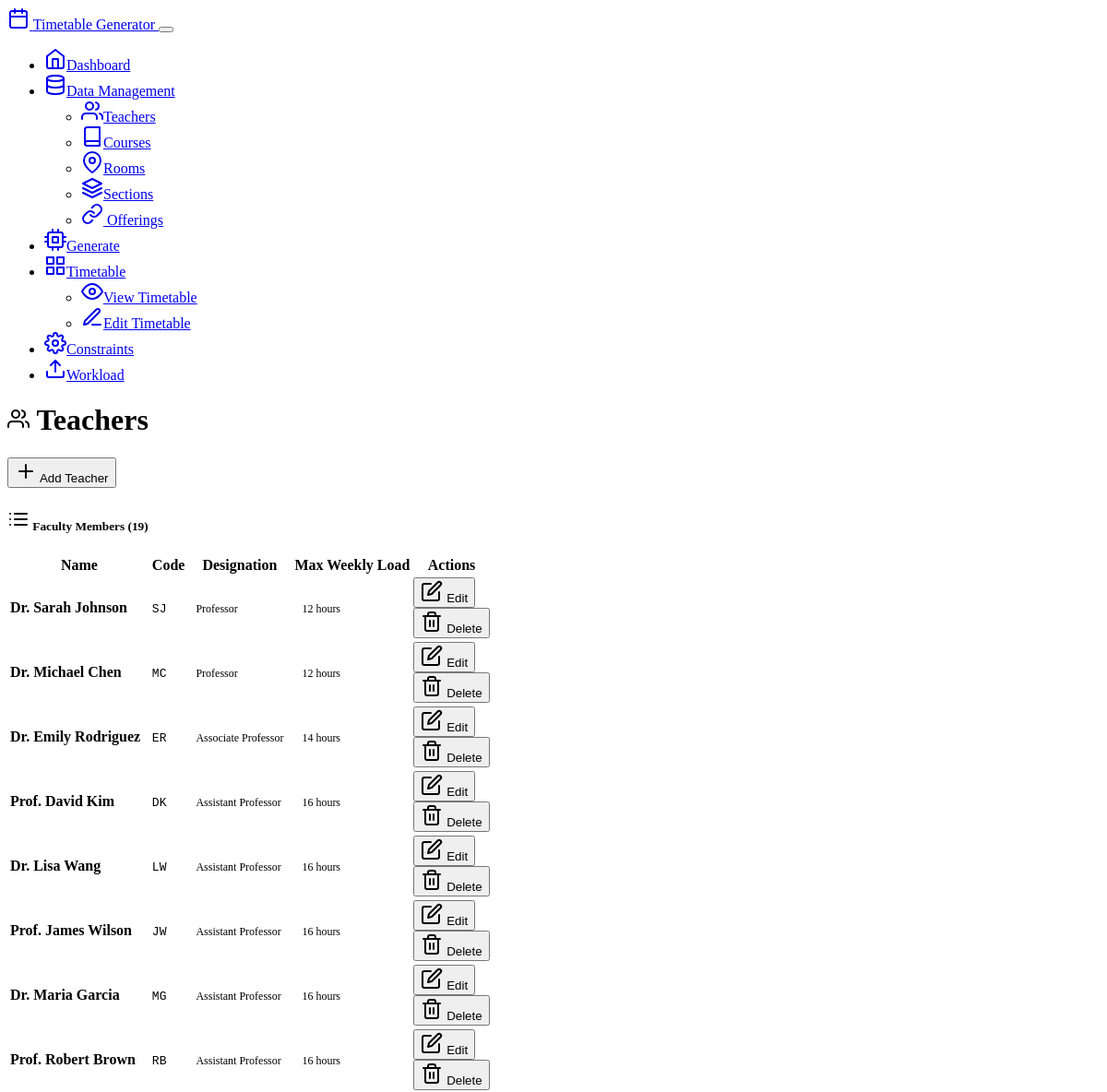
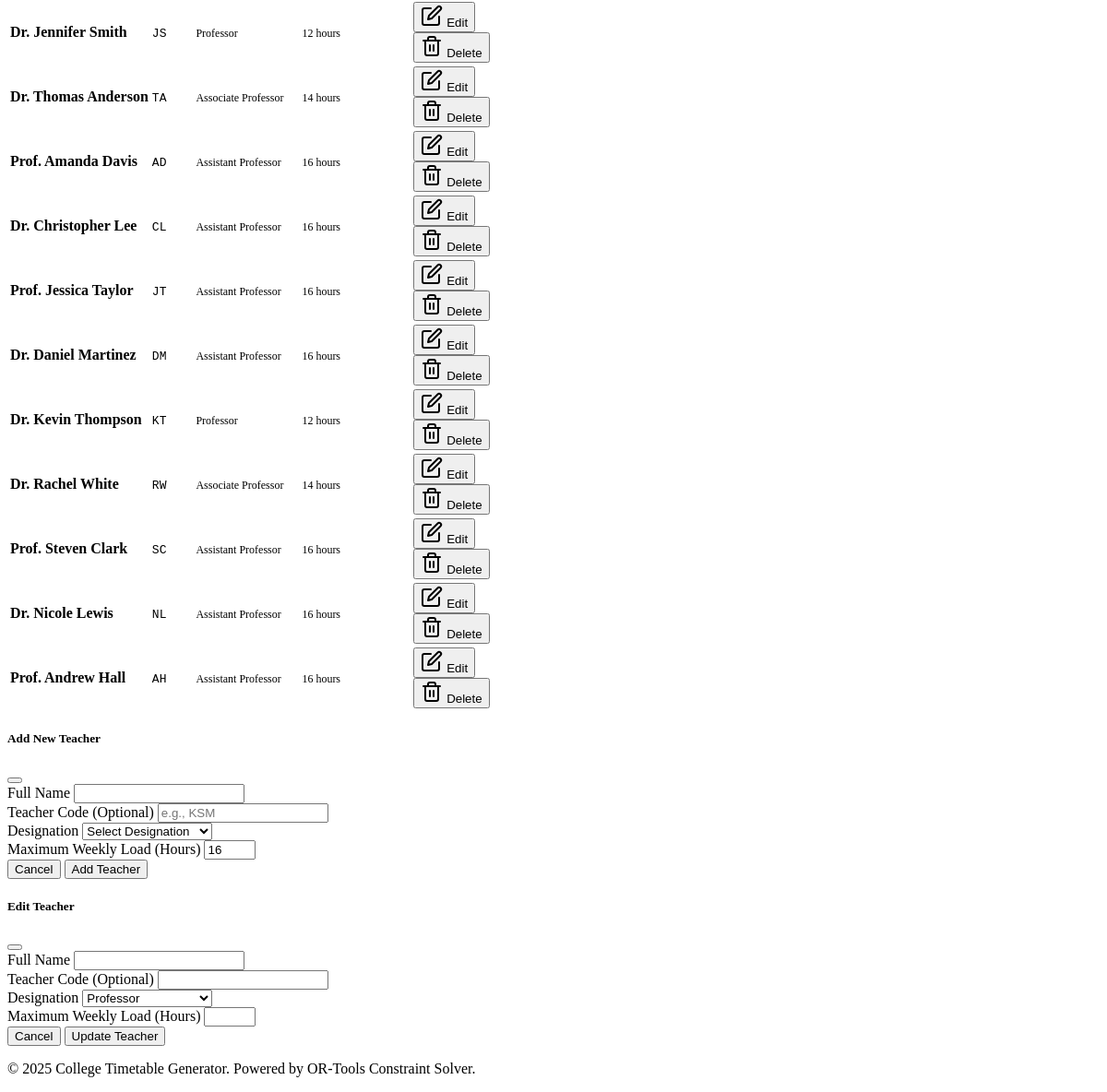
The page /teachers on the database its author committed (2 pictures, top to bottom).
### collage_timetable/TimeTableAI/models.py (models this page shows, shortened)
class Teacher(db.Model):
    __tablename__ = 'teachers'
    id = db.Column(db.Integer, primary_key=True)
    name = db.Column(db.String(100), nullable=False)
    code = db.Column(db.String(20), unique=True)  # Optional faculty code
    designation = db.Column(db.String(50), nullable=False)  # Professor, AP Stage-I, etc.
    max_weekly_load = db.Column(db.Integer, default=16)  # Maximum weekly teaching hours
    is_active = db.Column(db.Boolean, default=True)
    offerings = relationship("Offering", back_populates="teacher")
    availabilities = relationship("TeacherAvailability", back_populates="teacher", cascade="all, delete-orphan")

### collage_timetable/TimeTableAI/routes.py (the view)
@app.route('/teachers')
def teachers():
    teachers_list = Teacher.query.filter_by(is_active=True).all()
    return render_template('teachers.html', teachers=teachers_list)

### collage_timetable/TimeTableAI/templates/teachers.html (shortened to what this page needs)
{% extends "base.html" %}
{% block content %}
<div class="row">
    <div class="col-12">
        <div class="d-flex justify-content-between align-items-center mb-4">
            <h1 class="display-4">
                <i data-feather="users" class="me-3"></i>
                Teachers
            </h1>
            <button class="btn btn-primary" data-bs-toggle="modal" data-bs-target="#addTeacherModal">
                <i data-feather="plus" class="me-2"></i>
                Add Teacher
            </button>
        </div>
    </div>
</div>
<div class="row">
    <div class="col-12">
        <div class="card">
            <div class="card-header">
                <h5 class="card-title mb-0">
                    <i data-feather="list" class="me-2"></i>
                    Faculty Members ({{ teachers|length }})
                </h5>
            </div>
            <div class="card-body">
                {% if teachers %}
                    <div class="table-responsive">
                        <table class="table table-striped">
                            <thead>
                                <tr>
                                    <th>Name</th>
                                    <th>Code</th>
                                    <th>Designation</th>
                                    <th>Max Weekly Load</th>
                                    <th>Actions</th>
                                </tr>
                            </thead>
                            <tbody>
                                {% for teacher in teachers %}
                                <tr>
                                    <td>
                                        <strong>{{ teacher.name }}</strong>
                                    </td>
                                    <td>
                                        <code>{{ teacher.code or 'N/A' }}</code>
                                    </td>
                                    <td>
                                        <span class="badge bg-secondary">{{ teacher.designation }}</span>
                                    </td>
                                    <td>
                                        <span class="badge bg-info">{{ teacher.max_weekly_load }} hours</span>
                                    </td>
                                    <td>
                                        <button class="btn btn-sm btn-outline-primary" onclick="editTeacher({{ teacher.id }}, '{{ teacher.name }}', '{{ teacher.code }}', '{{ teacher.designation }}', {{ teacher.max_weekly_load }})">
                                            <i data-feather="edit" class="me-1"></i>
                                            Edit
                                        </button>
                                        <form method="POST" action="{{ url_for('delete_teacher', teacher_id=teacher.id) }}" class="d-inline" onsubmit="return confirm('Are you sure you want to delete this teacher?')">
                                            <button type="submit" class="btn btn-sm btn-outline-danger">
                                                <i data-feather="trash-2" class="me-1"></i>
                                                Delete
                                            </button>
                                        </form>
                                    </td>
                                </tr>
                                {% endfor %}
                            </tbody>
                        </table>
                    </div>
                {% endif %}
            </div>
        </div>
    </div>
</div>
<div class="modal fade" id="addTeacherModal" tabindex="-1">
    <div class="modal-dialog">
        <div class="modal-content">
            <div class="modal-header">
                <h5 class="modal-title">Add New Teacher</h5>
                <button type="button" class="btn-close" data-bs-dismiss="modal"></button>
            </div>
            <form method="POST" action="{{ url_for('add_teacher') }}">
                <div class="modal-body">
                    <div class="mb-3">
                        <label for="name" class="form-label">Full Name</label>
                        <input type="text" class="form-control" id="name" name="name" required>
                    </div>
                    <div class="mb-3">
                        <label for="code" class="form-label">Teacher Code (Optional)</label>
                        <input type="text" class="form-control" id="code" name="code" placeholder="e.g., KSM">
                    </div>
                    <div class="mb-3">
                        <label for="designation" class="form-label">Designation</label>
                        <select class="form-select" id="designation" name="designation" required>
                            <option value="">Select Designation</option>
                        </select>
                    </div>
                    <div class="mb-3">
                        <label for="max_weekly_load" class="form-label">Maximum Weekly Load (Hours)</label>
                        <input type="number" class="form-control" id="max_weekly_load" name="max_weekly_load" value="16" min="1" max="40">
                    </div>
                </div>
                <div class="modal-footer">
                    <button type="button" class="btn btn-secondary" data-bs-dismiss="modal">Cancel</button>
                    <button type="submit" class="btn btn-primary">Add Teacher</button>
                </div>
            </form>
        </div>
    </div>
</div>
<div class="modal fade" id="editTeacherModal" tabindex="-1">
    <div class="modal-dialog">
        <div class="modal-content">
            <div class="modal-header">
                <h5 class="modal-title">Edit Teacher</h5>
                <button type="button" class="btn-close" data-bs-dismiss="modal"></button>
            </div>
            <form method="POST" id="editTeacherForm">
                <div class="modal-body">
                    <div class="mb-3">
                        <label for="edit_name" class="form-label">Full Name</label>
                        <input type="text" class="form-control" id="edit_name" name="name" required>
                    </div>
                    <div class="mb-3">
                        <label for="edit_code" class="form-label">Teacher Code (Optional)</label>
                        <input type="text" class="form-control" id="edit_code" name="code">
                    </div>
                    <div class="mb-3">
                        <label for="edit_designation" class="form-label">Designation</label>
                        <select class="form-select" id="edit_designation" name="designation" required>
                            <option value="Professor">Professor</option>
                        </select>
                    </div>
                    <div class="mb-3">
                        <label for="edit_max_weekly_load" class="form-label">Maximum Weekly Load (Hours)</label>
                        <input type="number" class="form-control" id="edit_max_weekly_load" name="max_weekly_load" min="1" max="40">
                    </div>
                </div>
                <div class="modal-footer">
                    <button type="button" class="btn btn-secondary" data-bs-dismiss="modal">Cancel</button>
                    <button type="submit" class="btn btn-primary">Update Teacher</button>
                </div>
            </form>
        </div>
    </div>
</div>
{% endblock %}

### collage_timetable/TimeTableAI/templates/base.html (shortened to what this page needs)
<!DOCTYPE html>
<html lang="en" data-bs-theme="dark">
<head>
    <link href="https://cdn.replit.com/agent/bootstrap-agent-dark-theme.min.css" rel="stylesheet">
    <link href="https://cdnjs.cloudflare.com/ajax/libs/dragula/3.7.3/dragula.min.css" rel="stylesheet">
    <link href="{{ url_for('static', filename='css/style.css') }}" rel="stylesheet">
</head>
<body>
    <nav class="navbar navbar-expand-lg navbar-dark bg-dark">
        <div class="container">
            <a class="navbar-brand" href="{{ url_for('index') }}">
                <i data-feather="calendar" class="me-2"></i>
                Timetable Generator
            </a>
            <button class="navbar-toggler" type="button" data-bs-toggle="collapse" data-bs-target="#navbarNav">
            </button>
            <div class="collapse navbar-collapse" id="navbarNav">
                <ul class="navbar-nav me-auto">
                    <li class="nav-item">
                        <a class="nav-link" href="{{ url_for('index') }}">
                            <i data-feather="home" class="me-1"></i>Dashboard
                        </a>
                    </li>
                    <li class="nav-item dropdown">
                        <a class="nav-link dropdown-toggle" href="#" id="dataDropdown" role="button" data-bs-toggle="dropdown">
                            <i data-feather="database" class="me-1"></i>Data Management
                        </a>
                        <ul class="dropdown-menu">
                            <li><a class="dropdown-item" href="{{ url_for('teachers') }}">
                                <i data-feather="users" class="me-1"></i>Teachers
                            </a></li>
                            <li><a class="dropdown-item" href="{{ url_for('courses') }}">
                                <i data-feather="book" class="me-1"></i>Courses
                            </a></li>
                            <li><a class="dropdown-item" href="{{ url_for('rooms') }}">
                                <i data-feather="map-pin" class="me-1"></i>Rooms
                            </a></li>
                            <li><a class="dropdown-item" href="{{ url_for('sections') }}">
                                <i data-feather="layers" class="me-1"></i>Sections
                            </a></li>
                            <li><a class="dropdown-item" href="{{ url_for('offerings') }}">
                                <i data-feather="link" class="me-2"></i>
                                Offerings
                            </a></li>
                        </ul>
                    </li>
                    <li class="nav-item">
                        <a class="nav-link" href="{{ url_for('generate_page') }}">
                            <i data-feather="cpu" class="me-1"></i>Generate
                        </a>
                    </li>
                    <li class="nav-item dropdown">
                        <a class="nav-link dropdown-toggle" href="#" id="timetableDropdown" role="button" data-bs-toggle="dropdown">
                            <i data-feather="grid" class="me-1"></i>Timetable
                        </a>
                        <ul class="dropdown-menu">
                            <li><a class="dropdown-item" href="{{ url_for('timetable') }}">
                                <i data-feather="eye" class="me-1"></i>View Timetable
                            </a></li>
                            <li><a class="dropdown-item" href="{{ url_for('timetable_edit') }}">
                                <i data-feather="edit-3" class="me-1"></i>Edit Timetable
                            </a></li>
                        </ul>
                    </li>
                    <li class="nav-item">
                        <a class="nav-link" href="{{ url_for('constraints') }}">
                            <i data-feather="settings" class="me-1"></i>Constraints
                        </a>
                    </li>
                    <li class="nav-item">
                        <a class="nav-link" href="{{ url_for('workload_upload') }}">
                            <i data-feather="upload" class="me-1"></i>Workload
                        </a>
                    </li>
                </ul>
            </div>
        </div>
    </nav>
    <main class="container my-4">
        {% block content %}{% endblock %}
    </main>
    <footer class="bg-dark text-light py-4 mt-5">
        <div class="container text-center">
            <p>&copy; 2025 College Timetable Generator. Powered by OR-Tools Constraint Solver.</p>
        </div>
    </footer>
</body>
</html>

### collage_timetable/TimeTableAI/static/css/style.css (style rules this page uses)
.modal-body { max-height: 70vh; overflow-y: auto; }
.table-responsive { border-radius: 0.375rem; }
.card-header { border-bottom: 2px solid var(--bs-border-color); }
.card-header .card-title { font-weight: 600; }
.badge { font-size: 0.75rem; padding: 0.375rem 0.5rem; }
footer { margin-top: auto; }
.card { animation: fadeIn 0.3s ease-out; }

### rows shown on the page
Teacher: name "Dr. Sarah Johnson", code "SJ", designation "Professor", max_weekly_load "12"
Teacher: name "Dr. Michael Chen", code "MC", designation "Professor", max_weekly_load "12"
Teacher: name "Dr. Emily Rodriguez", code "ER", designation "Associate Professor", max_weekly_load "14"
Teacher: name "Prof. David Kim", code "DK", designation "Assistant Professor", max_weekly_load "16"
Teacher: name "Dr. Lisa Wang", code "LW", designation "Assistant Professor", max_weekly_load "16"
Teacher: name "Prof. James Wilson", code "JW", designation "Assistant Professor", max_weekly_load "16"
Teacher: name "Dr. Maria Garcia", code "MG", designation "Assistant Professor", max_weekly_load "16"
Teacher: name "Prof. Robert Brown", code "RB", designation "Assistant Professor", max_weekly_load "16"
Teacher: name "Dr. Jennifer Smith", code "JS", designation "Professor", max_weekly_load "12"
Teacher: name "Dr. Thomas Anderson", code "TA", designation "Associate Professor", max_weekly_load "14"
Teacher: name "Prof. Amanda Davis", code "AD", designation "Assistant Professor", max_weekly_load "16"
Teacher: name "Dr. Christopher Lee", code "CL", designation "Assistant Professor", max_weekly_load "16"
Teacher: name "Prof. Jessica Taylor", code "JT", designation "Assistant Professor", max_weekly_load "16"
Teacher: name "Dr. Daniel Martinez", code "DM", designation "Assistant Professor", max_weekly_load "16"
Teacher: name "Dr. Kevin Thompson", code "KT", designation "Professor", max_weekly_load "12"
Teacher: name "Dr. Rachel White", code "RW", designation "Associate Professor", max_weekly_load "14"
Teacher: name "Prof. Steven Clark", code "SC", designation "Assistant Professor", max_weekly_load "16"
Teacher: name "Dr. Nicole Lewis", code "NL", designation "Assistant Professor", max_weekly_load "16"
Teacher: name "Prof. Andrew Hall", code "AH", designation "Assistant Professor", max_weekly_load "16"

### other values the page prints
{{ teachers|length }} "19"
